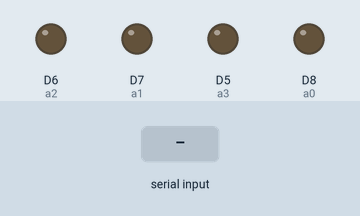
This sketch was run on a simulated ESP8266 (NodeMCU). Parts: output pins drawn as LEDs (lit = HIGH). Inputs (shaded band) come from the test bench.

Above: at 1.2 s.
1.3 s: "forward" received over Serial
At 2.0 s:
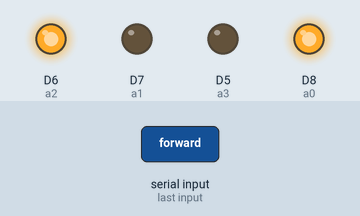
3.7 s: "reverse" received over Serial
At 4.4 s:
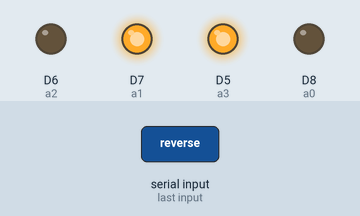
6.1 s: "left" received over Serial
At 6.8 s:
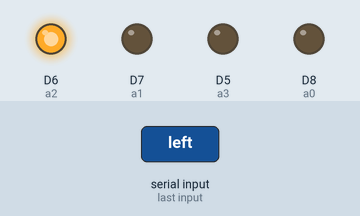
8.5 s: "right" received over Serial
At 9.2 s:
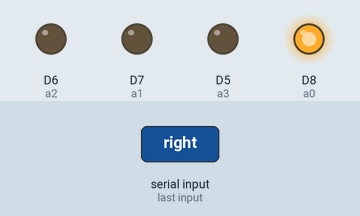
Timing chart, 0 to 11.5 s (numbered marks = the images above; inputs shaded):
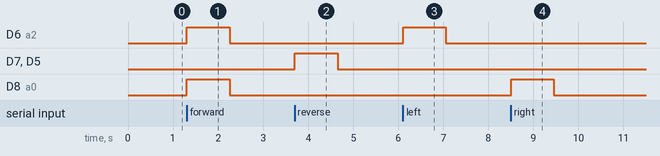

Measured:
- after the input at 1.3 s, D6 (a2), D8 (a0): LOW → HIGH at once, → LOW 0.95 s later
- after the input at 3.7 s, D7 (a1), D5 (a3): LOW → HIGH at once, → LOW 0.95 s later
- after the input at 6.1 s, D6 (a2): LOW → HIGH at once, → LOW 0.95 s later
- after the input at 8.5 s, D8 (a0): LOW → HIGH at once, → LOW 0.95 s later

The sketch:

ZK-2_SmartCar-Speech_Control.ino
```cpp
uint8_t Pwm1 = D1; //Nodemcu PWM pin
uint8_t Pwm2 = D2; //Nodemcu PWM pin

int a0 = 15;  //Gpio-15 of nodemcu esp8266
int a1 = 13;  //Gpio-13 of nodemcu esp8266
int a2 = 12;  //Gpio-12 of nodemcu esp8266
int a3 = 14;  //Gpio-14 of nodemcu esp8266

String command;
int led = D3;
int moveDelay = 950;
int stopDelay = 950;

void moveForward();
void moveBack();
void turnLeft();
void turnRight();
void serialEvent();

void setup () {
  Serial.begin(115200);
  Serial.setTimeout(5);

  pinMode(a0, OUTPUT);
  pinMode(a1, OUTPUT);
  pinMode(a2, OUTPUT);
  pinMode(a3, OUTPUT);

}

void loop () {
  //  moveForward();
}

void serialEvent() {
  command = Serial.readString();

  if (command == "forward") {
    moveForward();
  }

  if (command == "reverse") {
    moveBack();
  }

  if (command == "left") {
    turnLeft();
  }

  if (command == "right") {
    turnRight();
  }
}

void moveForward() {
  digitalWrite(Pwm1, HIGH);
  digitalWrite(Pwm2, HIGH);

  digitalWrite(a0, HIGH);
  digitalWrite(a2, HIGH);

  digitalWrite(a1, LOW);
  digitalWrite(a3, LOW);
  delay(moveDelay);

  digitalWrite(Pwm1, LOW);
  digitalWrite(Pwm2, LOW);
  digitalWrite(a0, LOW);
  digitalWrite(a2, LOW);
}


void moveBack() {
  digitalWrite(Pwm1, HIGH);
  digitalWrite(Pwm2, HIGH);

  digitalWrite(a0, LOW);
  digitalWrite(a2, LOW);

  digitalWrite(a1, HIGH);
  digitalWrite(a3, HIGH);
  delay(moveDelay);

  digitalWrite(Pwm1, LOW);
  digitalWrite(Pwm2, LOW);
  digitalWrite(a1, LOW);
  digitalWrite(a3, LOW);
}


void turnRight() {
  digitalWrite(Pwm1, HIGH);
  digitalWrite(Pwm2, HIGH);

  digitalWrite(a0, HIGH);
  digitalWrite(a2, LOW);

  digitalWrite(a1, LOW);
  digitalWrite(a3, LOW);
  delay(moveDelay);

  digitalWrite(Pwm1, LOW);
  digitalWrite(Pwm2, LOW);
  digitalWrite(a0, LOW);
  digitalWrite(a2, LOW);
}


void turnLeft() {
  digitalWrite(Pwm1, HIGH);
  digitalWrite(Pwm2, HIGH);

  digitalWrite(a0, LOW);
  digitalWrite(a2, HIGH);

  digitalWrite(a1, LOW);
  digitalWrite(a3, LOW);
  delay(moveDelay);

  digitalWrite(Pwm1, LOW);
  digitalWrite(Pwm2, LOW);
  digitalWrite(a0, LOW);
  digitalWrite(a2, LOW);
}
```
